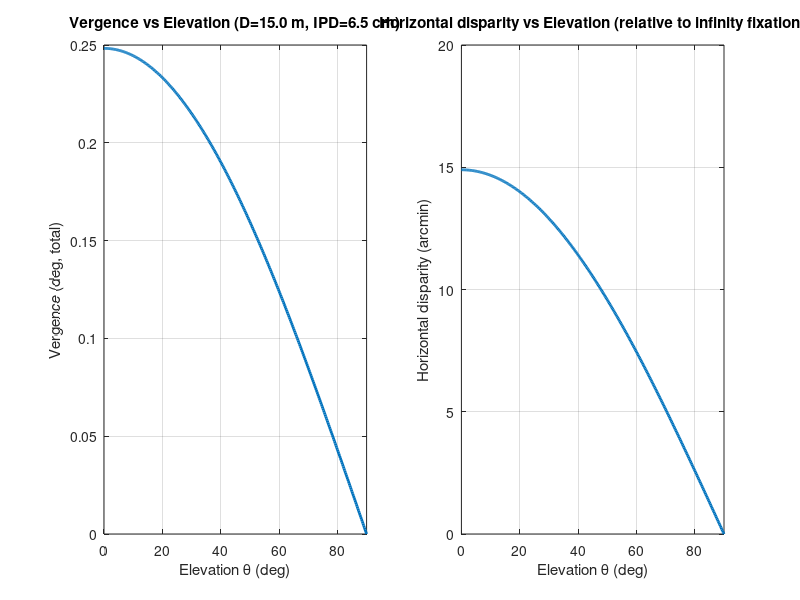

Recreate this plot in MATLAB.
% Parameters
I = 0.065;                 % interpupillary distance [m] (6.5 cm)
D = 15;                    % target distance [m]
elev_deg = linspace(0,90,361);         % elevation angles [deg]
elev = deg2rad(elev_deg);              % [rad]

% Vergence vs elevation:
% Effective horizontal baseline shrinks by cos(theta)
% Total vergence angle between the eyes (radians)
V_rad = 2 * atan( (I .* cos(elev)) ./ (2*D) );
V_deg = rad2deg(V_rad);                 % [deg], total between eyes

% Horizontal disparity vs elevation:
% Here we plot the binocular parallax of the target at D
% (equivalently, disparity if fixation were at optical infinity).
% If you instead fixate the target at D, the disparity of that target is 0.
disparity_arcmin = V_rad * (180/pi*60); % [arcmin]

% ---- Plotting ----
figure('Color','w','Position',[100 100 900 380]);

subplot(1,2,1);
plot(elev_deg, V_deg, 'LineWidth', 2);
grid on
xlabel('Elevation \theta (deg)');
ylabel('Vergence (deg, total)');
title(sprintf('Vergence vs Elevation (D=%.1f m, IPD=%.1f cm)', D, I*100));
xlim([0 90]);

subplot(1,2,2);
plot(elev_deg, disparity_arcmin, 'LineWidth', 2);
grid on
xlabel('Elevation \theta (deg)');
ylabel('Horizontal disparity (arcmin)');
title('Horizontal disparity vs Elevation (relative to infinity fixation)');
xlim([0 90]);

% Optional: show per-eye convergence (half the total vergence)
per_eye_deg = V_deg / 2;
disp(['Per-eye convergence at 0° elev: ', num2str(per_eye_deg(1), '%.4f'), ' deg']);
